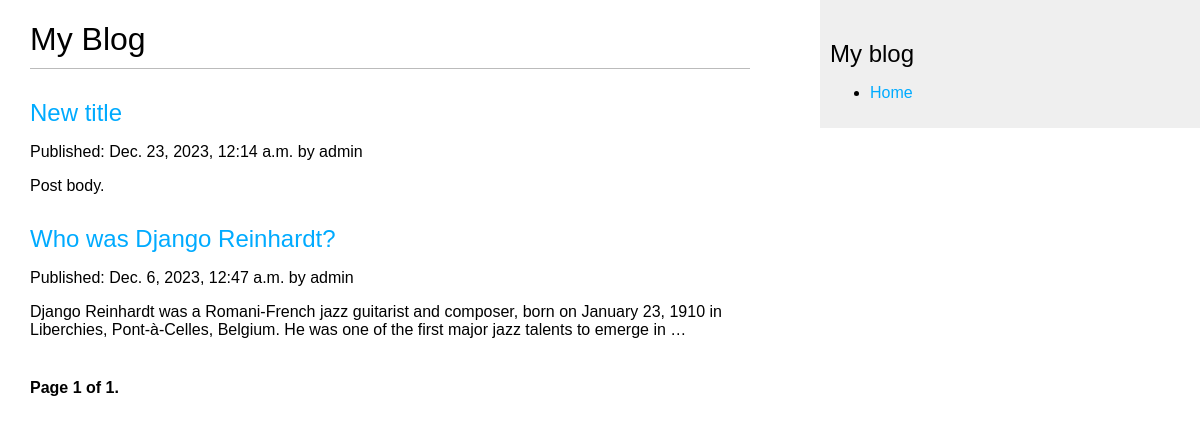
The page /blog/ on the database as committed earlier.
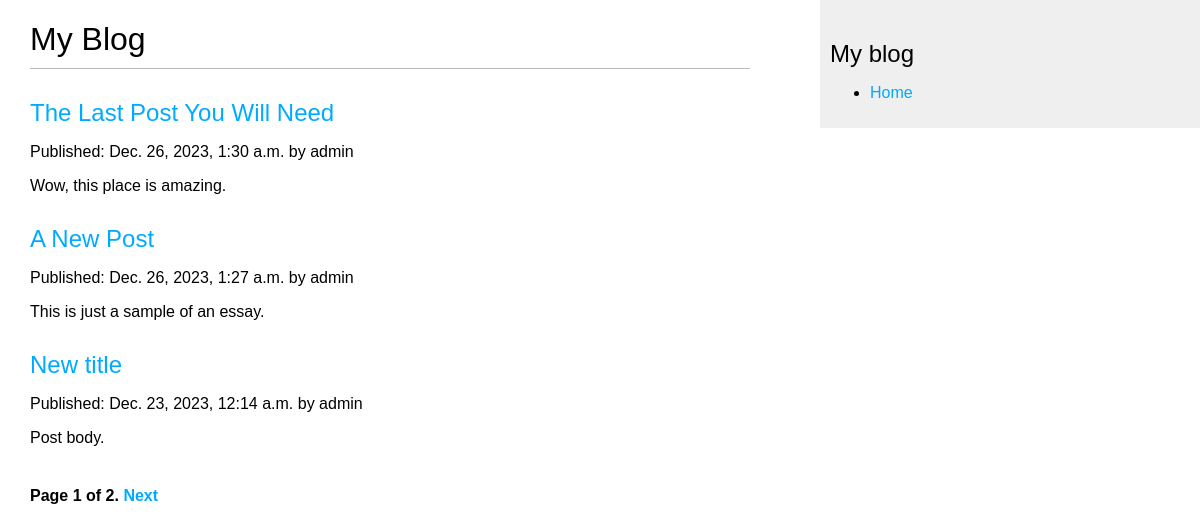
The same page on the database as committed later.
### blog/models.py (models this page shows, shortened)
class Post(models.Model):
    class Status(models.TextChoices):
        DRAFT = 'DF', 'Draft'
        PUBLISHED = 'PB', 'Published'
    title = models.CharField(max_length=250)
    slug = models.SlugField(max_length=250,
                            unique_for_date='publish')
    author = models.ForeignKey(
        User,
        on_delete=models.CASCADE,
        related_name='blog_posts')
    body = models.TextField()
    publish = models.DateTimeField(default=timezone.now)
    created = models.DateTimeField(auto_now_add=True)
    updated = models.DateTimeField(auto_now=True)
    status = models.CharField(
        max_length=2,
        choices=Status.choices,
        default=Status.DRAFT
    )
    objects = models.Manager() # The default manager
    published = PublishedManager() # Our custom manager
    class Meta:
        ordering = ['-publish'] # - means descending order
        indexes = [
            models.Index(fields=['-publish']),
        ]
    def get_absolute_url(self):
        return reverse('blog:post_detail',
                       args=[self.publish.year,\
                             self.publish.month,\
                             self.publish.day,\
                             self.slug])

### blog/views.py (the view)
# urls.py: path('', views.PostListView.as_view(), name='post_list'),
class PostListView(ListView):
    queryset = Post.published.all()
    context_object_name = 'posts'
    paginate_by = 3 # 3 posts in each page
    template_name = 'blog/post/list.html'

### blog/templates/blog/post/list.html (shortened to what this page needs)
{% extends "blog/base.html" %}
{% block content %}
    <h1>My Blog</h1>
    {% for post in posts %}
        <h2>
            <a href="{{ post.get_absolute_url }}">
                {{ post.title }}
            </a>
        </h2>
        <p class="date">
            <p>Published: {{ post.publish }} by {{ post.author }}</p>
        </p>
        {{ post.body|truncatewords:30|linebreaks }}
    {% endfor %}
    {% include "pagination.html" with page=page_obj %}
{% endblock %}

### blog/templates/blog/base.html (shortened to what this page needs)
{% load static %}
<!DOCTYPE html>
<html lang="en">
<head>
    <link rel="stylesheet" href="{% static 'css/blog.css' %}">
</head>
<body>
    <div id="content">
        {% block content %}
        {% endblock %}
    </div>
    <div id="sidebar">
        <h2>My blog</h2>
        {% block sidebar %}
        <ul>
            <li><a href="/">Home</a></li>
        </ul>
        {% endblock %}
</body>
</html>

### blog/templates/pagination.html (shortened to what this page needs)
<div class="pagination">
    <span class="step-links">
        <span class="current">
            Page {{ page.number }} of {{ page.paginator.num_pages }}.
        </span>
        {% if page.has_next %}
            <a href="?page={{ page.next_page_number }}">Next</a>
        {% endif %}
</div>

### blog/static/css/blog.css (style rules this page uses)
body { margin:0; padding:0; font-family:helvetica, sans-serif; }
a { color:#00abff; text-decoration:none; }
h1 { font-weight:normal; border-bottom:1px solid #bbb; padding:0 0 10px 0; }
h2 { font-weight:normal; margin:30px 0 0; }
#content { float:left; width:60%; padding:0 0 0 30px; }
#sidebar { float:right; width:30%; padding:10px; background:#efefef; height:100%; }
p.date { color:#ccc; font-family: georgia, serif; font-size: 12px; font-style: italic; }
.pagination { margin:40px 0; font-weight:bold; }

Rows that differ between the two databases and show on the page:
no longer on this page (row unchanged): Post: title "Who was Django Reinhardt?", publish "Dec. 6, 2023, 12:47 a.m.", author "admin", body "Django Reinhardt was a Romani-French jazz guitarist and composer, born on January 23, 1910 in Liberchies, Pont-à-Celles, Belgium. He was one of the first major jazz talents to emerge in …"
added Post: title "The Last Post You Will Need", publish "Dec. 26, 2023, 1:30 a.m.", author "admin", body "Wow, this place is amazing."
added Post: title "A New Post", publish "Dec. 26, 2023, 1:27 a.m.", author "admin", body "This is just a sample of an essay."
Other text that changed with them:
{{ page.paginator.num_pages }}: "1" → "2"
text now shown: "Next"
